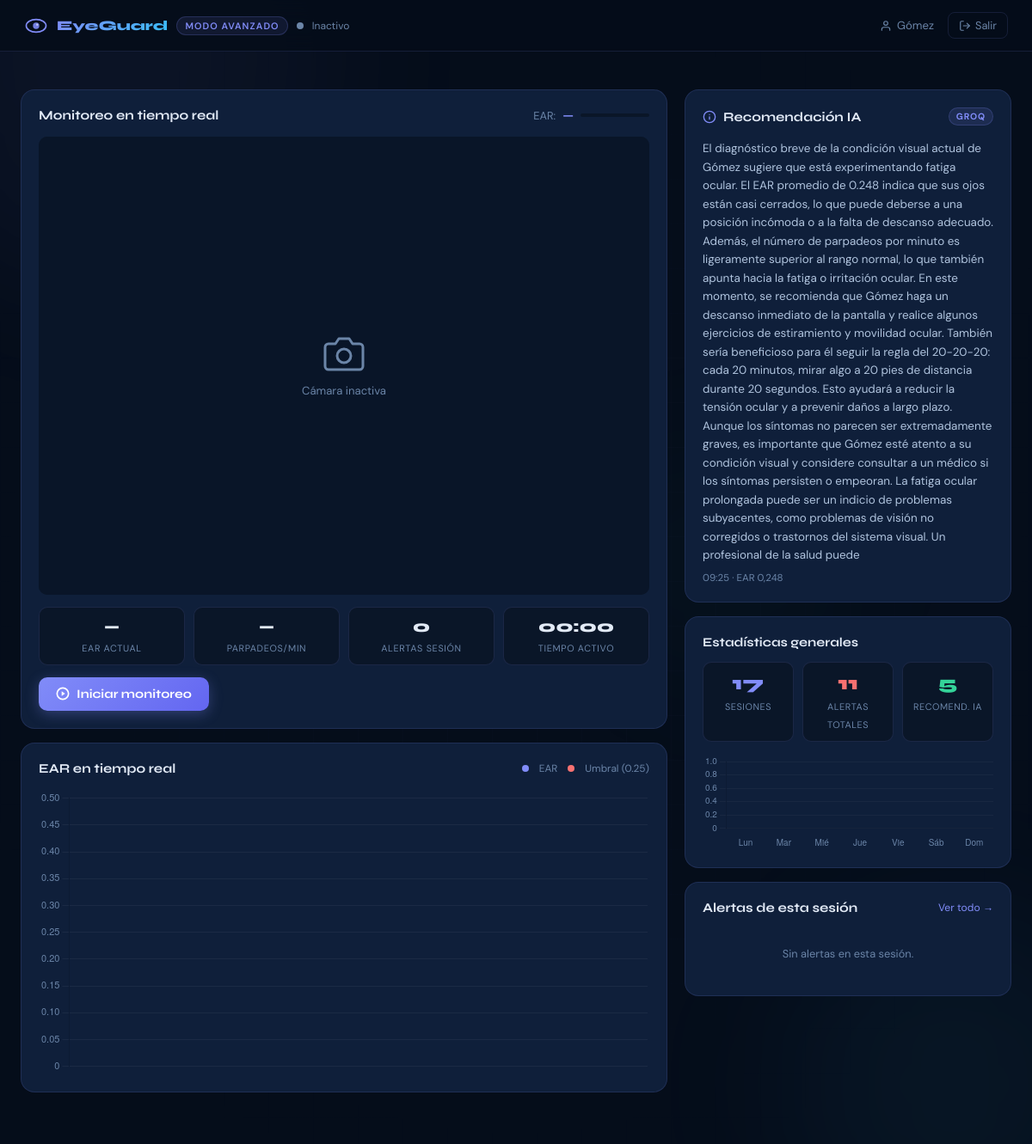
/dashboard/avanzado/ (signed in), run on an earlier commit of the app's database.
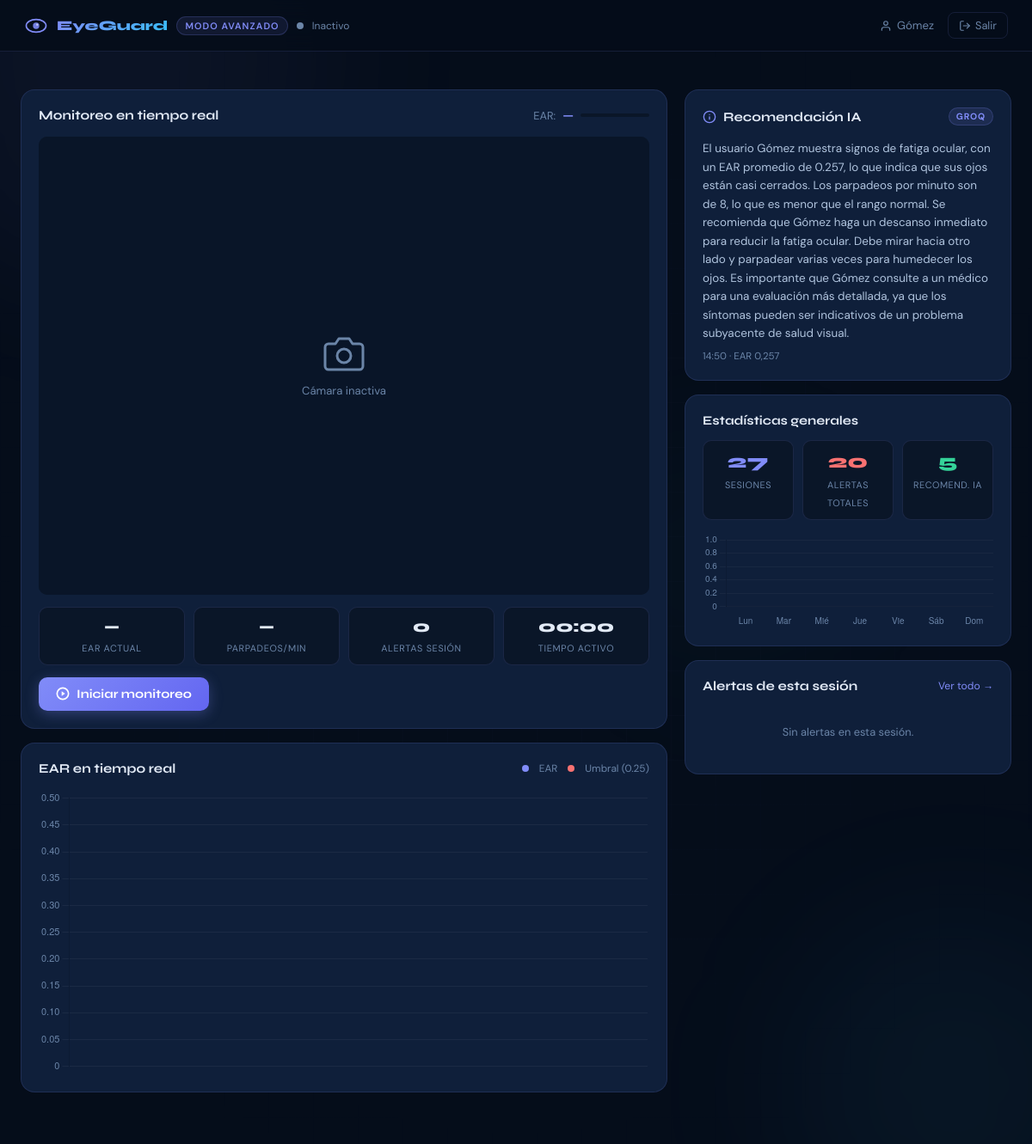
And on a later commit of the database.
### core/models.py (models this page shows, shortened)
class HistorialAlerta(models.Model):
    TIPO_CHOICES = [
        ('preset',   'Predeterminada'),
        ('custom',   'Personalizada'),
        ('avanzado', 'Modo Avanzado'),
    ]
    usuario          = models.ForeignKey(Usuario, on_delete=models.CASCADE, related_name='historial')
    protocolo        = models.CharField(max_length=100)
    mensaje          = models.CharField(max_length=255)
    tipo             = models.CharField(max_length=10, choices=TIPO_CHOICES)
    completada       = models.BooleanField(default=False)
    ear_valor        = models.FloatField(null=True, blank=True)
    parpadeos_minuto = models.IntegerField(null=True, blank=True)
    recomendacion_ia = models.TextField(blank=True, default='')
    creado_en        = models.DateTimeField(auto_now_add=True)
    class Meta:
        ordering = ['-creado_en']
        verbose_name = 'Alerta'
        verbose_name_plural = 'Historial de alertas'

### core/views.py (the view)
# urls.py: path('dashboard/avanzado/',               views.dashboard_avanzado,      name='dashboard_avanzado'),
def dashboard_avanzado(request):
    usuario, err = _get_usuario_avanzado(request)
    if err:
        return err
    sesion = SesionAvanzada.objects.filter(usuario=usuario, activa=True).first()
    alertas_sesion = []
    if sesion:
        alertas_sesion = HistorialAlerta.objects.filter(
            usuario=usuario,
            tipo='avanzado',
            creado_en__gte=sesion.inicio,
        ).order_by('-creado_en')[:20]
    recomendaciones = HistorialAlerta.objects.filter(
        usuario=usuario,
        tipo='avanzado',
    ).exclude(recomendacion_ia='').order_by('-creado_en')[:5]
    total_sesiones = SesionAvanzada.objects.filter(usuario=usuario).count()
    total_alertas  = HistorialAlerta.objects.filter(usuario=usuario, tipo='avanzado').count()
    return render(request, 'dashboard_avanzado.html', {
        'usuario':         usuario,
        'sesion':          sesion,
        'alertas_sesion':  alertas_sesion,
        'recomendaciones': recomendaciones,
        'total_sesiones':  total_sesiones,
        'total_alertas':   total_alertas,
        'gemini_key_ok':   bool(usuario.gemini_api_key),
    })

### core/views.py (called while the page is built)
def _get_usuario_avanzado(request):
    usuario_id = request.session.get('usuario_id')
    if not usuario_id:
        return None, redirect('inicio')
    try:
        return Usuario.objects.get(pk=usuario_id), None
    except Usuario.DoesNotExist:
        request.session.flush()
        return None, redirect('inicio')

### core/templates/dashboard_avanzado.html (shortened to what the changed rows need)
{% load static %}
<!DOCTYPE html>
<html lang="es">
<head>
  <link rel="stylesheet" href="{% static 'css/dashboard_avanzado.css' %}"/>
</head>
<body>
  <main class="main">
    <div class="dashboard-grid">
      <div class="col-right">
        <div class="card ia-card">
          <div class="ia-content" id="iaContent">
            {% if recomendaciones %}
              <p class="ia-text">{{ recomendaciones.0.recomendacion_ia }}</p>
              <span class="ia-time">{{ recomendaciones.0.creado_en|date:"H:i" }} · EAR {{ recomendaciones.0.ear_valor }}</span>
            {% endif %}
          </div>
        </div>
        <div class="card stats-card">
          <div class="stats-mini-grid">
            <div class="stat-mini">
              <span class="stat-mini-num violet">{{ total_sesiones }}</span>
              <span class="stat-mini-label">Sesiones</span>
            </div>
            <div class="stat-mini">
              <span class="stat-mini-num red">{{ total_alertas }}</span>
              <span class="stat-mini-label">Alertas totales</span>
            </div>
          </div>
        </div>
      </div>
    </div>
  </main>
</body>
</html>

What changed in the data, as far as the page shows it:
no longer on this page (row unchanged): HistorialAlerta: recomendacion_ia "El diagnóstico breve de la condición visual actual de Gómez sugiere que está experimentando fatiga ocular. El EAR promedio de 0.248 indica que sus ojos están casi cerrados, lo que puede deberse a una posición incómoda o a la falta de descanso adecuado. Además, el número de parpadeos por minuto es ligeramente superior al rango normal, lo que también apunta hacia la fatiga o irritación ocular. En este momento, se recomienda que Gómez haga un descanso inmediato de la pantalla y realice algunos ejercicios de estiramiento y movilidad ocular. También sería beneficioso para él seguir la regla del 20-20-20: cada 20 minutos, mirar algo a 20 pies de distancia durante 20 segundos. Esto ayudará a…", creado_en "09:25", ear_valor "0,248"
added HistorialAlerta: recomendacion_ia "El usuario Gómez muestra signos de fatiga ocular, con un EAR promedio de 0.257, lo que indica que sus ojos están casi cerrados. Los parpadeos por minuto son de 8, lo que es menor que el rango normal. Se recomienda que Gómez haga un descanso inmediato para reducir la fatiga ocular. Debe mirar hacia otro lado y parpadear varias veces para humedecer los ojos. Es importante que Gómez consulte a un médico para una evaluación más detallada, ya que los síntomas pueden ser indicativos de un problema subyacente de salud visual.", creado_en "14:50", ear_valor "0,257"
Also different on the page:
{{ total_sesiones }}: "17" → "27"
{{ total_alertas }}: "11" → "20"
